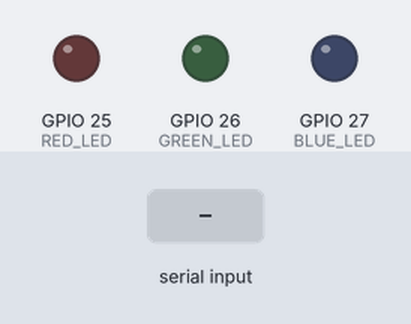
The sketch below on a simulated ESP32. Shown: output pins drawn as LEDs (lit = HIGH). The test bench sets the inputs (shaded band). Nothing arrives over Bluetooth unless stated; what the sketch prints to the serial monitor is not drawn.

Above: at 1.2 s.
1.3 s: "o" received over the second serial link
At 2.5 s:
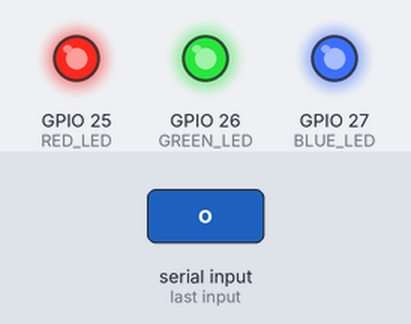
2.8 s: "r" received over the second serial link
At 3.7 s:
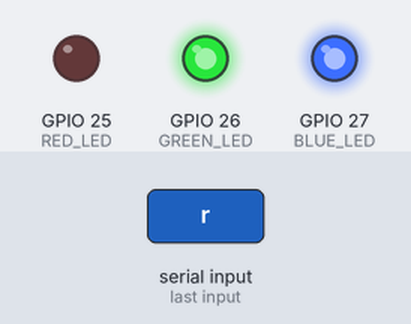
4.3 s: "g" received over the second serial link
At 4.7 s:
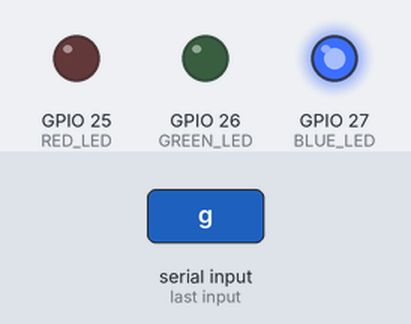
5.8 s: "R" received over the second serial link
At 6.9 s:
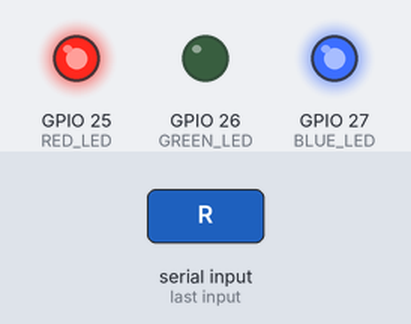
7.3 s: "b" received over the second serial link
At 7.9 s:
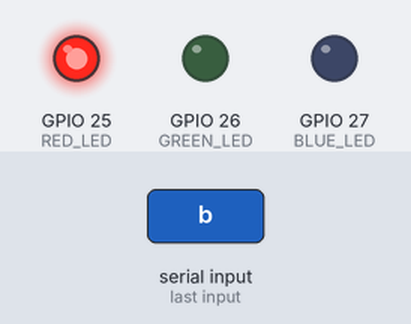
8.8 s: "G" received over the second serial link
At 9.6 s:
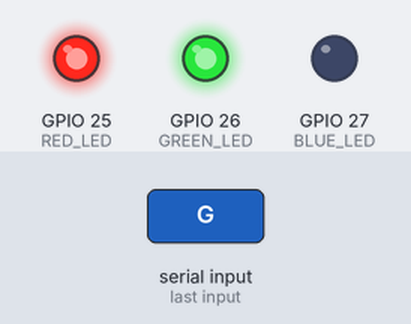
Timing chart, 0 to 11.3 s (numbered marks = the images above; inputs shaded):
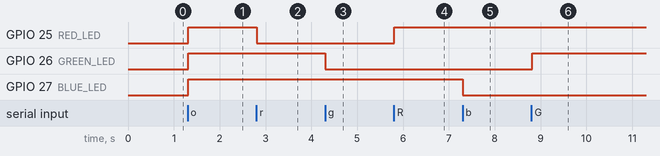

Measured:
- after the input at 1.3 s, GPIO 25 (RED_LED), GPIO 26 (GREEN_LED), GPIO 27 (BLUE_LED): LOW → HIGH at once
- after the input at 2.8 s, GPIO 25 (RED_LED): HIGH → LOW at once
- after the input at 4.3 s, GPIO 26 (GREEN_LED): HIGH → LOW at once
- after the input at 5.8 s, GPIO 25 (RED_LED): LOW → HIGH at once
- after the input at 7.3 s, GPIO 27 (BLUE_LED): HIGH → LOW at once
- after the input at 8.8 s, GPIO 26 (GREEN_LED): LOW → HIGH at once

The sketch:

Ex6-1.ino
```cpp
#include "BluetoothSerial.h" //블루투스 시리얼 헤더 추가

#if !defined(CONFIG_BT_ENABLED) || !defined(CONFIG_BLUEDROID_ENABLED)
#error Bluetooth is not enabled! Please run `make menuconfig` to and enable it
#endif

#define RED_LED 25
#define GREEN_LED 26
#define BLUE_LED 27

BluetoothSerial SerialBT; // 블루투스 시리얼 객체 생성

//led의 상태를 나타내는 변수 생성
bool redState = false;
bool greenState = false;
bool blueState = false;

void setup() {
  Serial.begin(115200); // 시리얼 모니터 보드레이트 설정
  SerialBT.begin("ESP32test"); // 블루투스 이름 설정
  Serial.println("The device started, now you can pair it with bluetooth!"); // 시리얼 모니터에 문자열 출력

  //핀모드 설정
  pinMode(RED_LED, OUTPUT);
  pinMode(GREEN_LED, OUTPUT);
  pinMode(BLUE_LED, OUTPUT);

  // 모든 led끄기
  digitalWrite(RED_LED, LOW);
  digitalWrite(GREEN_LED, LOW);
  digitalWrite(BLUE_LED, LOW);
}

void loop() {
  if (Serial.available()) { // 시리얼에 연결되었을때
    SerialBT.write(Serial.read());
  }

  if (SerialBT.available()) { // 블루투스가 연결되었을 때
    char txt = SerialBT.read(); // 블루투스 터미널에서 문자를 입력받는다
    Serial.write(txt);
    if(txt == 'o' || txt == 'O'){ // 만약 입력된 문자가 'o'or'O' 라면 모든 led를 켠다
      digitalWrite(RED_LED, HIGH);
      digitalWrite(GREEN_LED, HIGH);
      digitalWrite(BLUE_LED, HIGH);
      // led 상태를 true로 변경
      redState = true;
      greenState = true;
      blueState = true;
    }
    else if(txt == 'x' || txt == 'X'){ // 만약 입력된 문자가 'x'or'X' 라면 모든 led를 끈다
      digitalWrite(RED_LED, LOW);
      digitalWrite(GREEN_LED, LOW);
      digitalWrite(BLUE_LED, LOW);
      // led 상태를 false로 변경
      redState = false;
      greenState = false;
      blueState = false;
    }
    else if(txt == 'r' || txt == 'R'){ // 만약 입력된 문자가 'r'or'R'일 때
      if(redState) { // 만약 red led가 켜져있다면 led를 끈다
        digitalWrite(RED_LED, LOW);
        redState = false;
      } else{ // red led가 꺼져있다면 led를 켠다
        digitalWrite(RED_LED, HIGH);
        redState = true;
      }
    }
    else if(txt == 'g' || txt == 'G'){ // 만약 입력된 문자가 'g'or'G'일 때
      if(greenState) { // 만약 green led가 켜져있다면 led를 끈다
        digitalWrite(GREEN_LED, LOW);
        greenState = false;
      } else{ // green led가 꺼져있다면 led를 켠다
        digitalWrite(GREEN_LED, HIGH);
        greenState = true;
      }
    }
    else if(txt == 'b' || txt == 'B'){ // 만약 입력된 문자가 'b'or'B'일 때
      if(blueState) { // 만약 blue led가 켜져있다면 led를 끈다
        digitalWrite(BLUE_LED, LOW);
        blueState = false;
      } else{ // blue led가 꺼져있다면 led를 켠다
        digitalWrite(BLUE_LED, HIGH);
        blueState = true;
      }
    }
  }
  delay(20);
}
```
